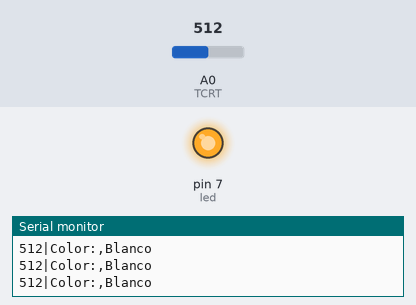
This sketch was run on a simulated Arduino Uno, built with avr-gcc and run on an emulated ATmega328P. On the bench: output pins drawn as LEDs (lit = HIGH), the last lines printed to the serial monitor. Inputs (shaded band) come from the test bench; at power-on: A0 (TCRT) = 512.

Above: at 1.2 s.
1.3 s: A0 (TCRT) set to 782
4.3 s: A0 (TCRT) set to 814
At 5.5 s:
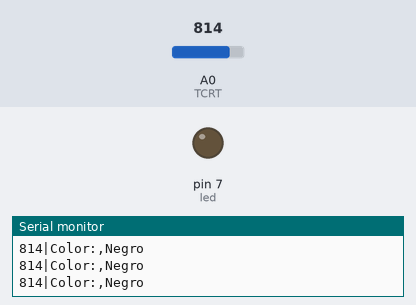
5.8 s: A0 (TCRT) set to 790
At 7.0 s:
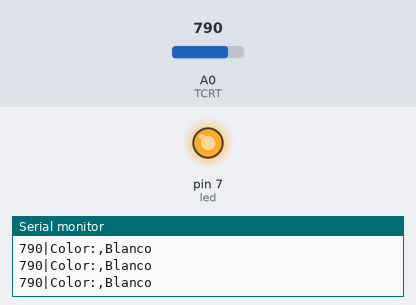
7.3 s: A0 (TCRT) set to 810
At 8.0 s:
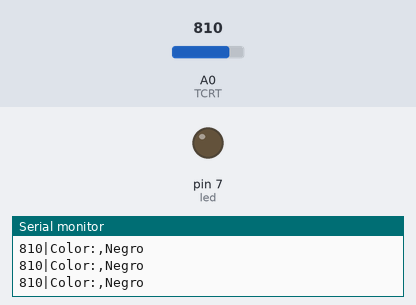
Timing chart, 0 to 9.8 s (numbered marks = the images above; inputs shaded):
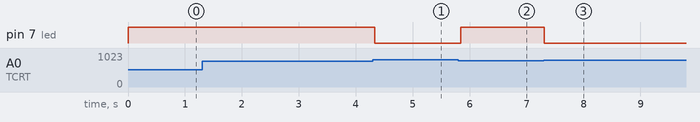

The sketch:

DetectorDeColorBlancoYNegroConSensorTCRT500_Pag43_.ino
```cpp
/* TRANSCRITO  POR GUSTAVO JARRO CALLIZAYA*/
 /*DEL*/
 /*TEXTO: ROBOTICA CON ARDUINO 3º (SECUNDARIA COMUNITARIA PRODUCTIVA
 * ) "TECHHOME"*/
  /* PRACTICA:DETECTOR DE COLOR BLANCO Y NEGRO CON SENSOR TCRT500*
  PAGINA 42 DEL TEXTO*   */
#define TCRT A0
int valor, led=7;

void setup() {
  // put your setup code here, to run once:
Serial.begin(9600);
pinMode(TCRT, INPUT);
pinMode(led, OUTPUT);
}

void loop() {
  // put your main code here, to run repeatedly:
valor=analogRead(TCRT);
Serial.print(valor);
Serial.print("|Color:,");
if(valor<800){
  Serial.println("Blanco");
  digitalWrite(led, HIGH);

}
else{
  Serial.println("Negro");
  digitalWrite(led, LOW);
}
delay(50);
}
```

Measured:
- the behaviour switches between 799 and 800 on A0 (TCRT) (found by bisection; images 0 and 1)
- after the input at 4.3 s, pin 7 (led): HIGH → LOW at once
- after the input at 5.8 s, pin 7 (led): LOW → HIGH after 0.05 s
- after the input at 7.3 s, pin 7 (led): HIGH → LOW at once
